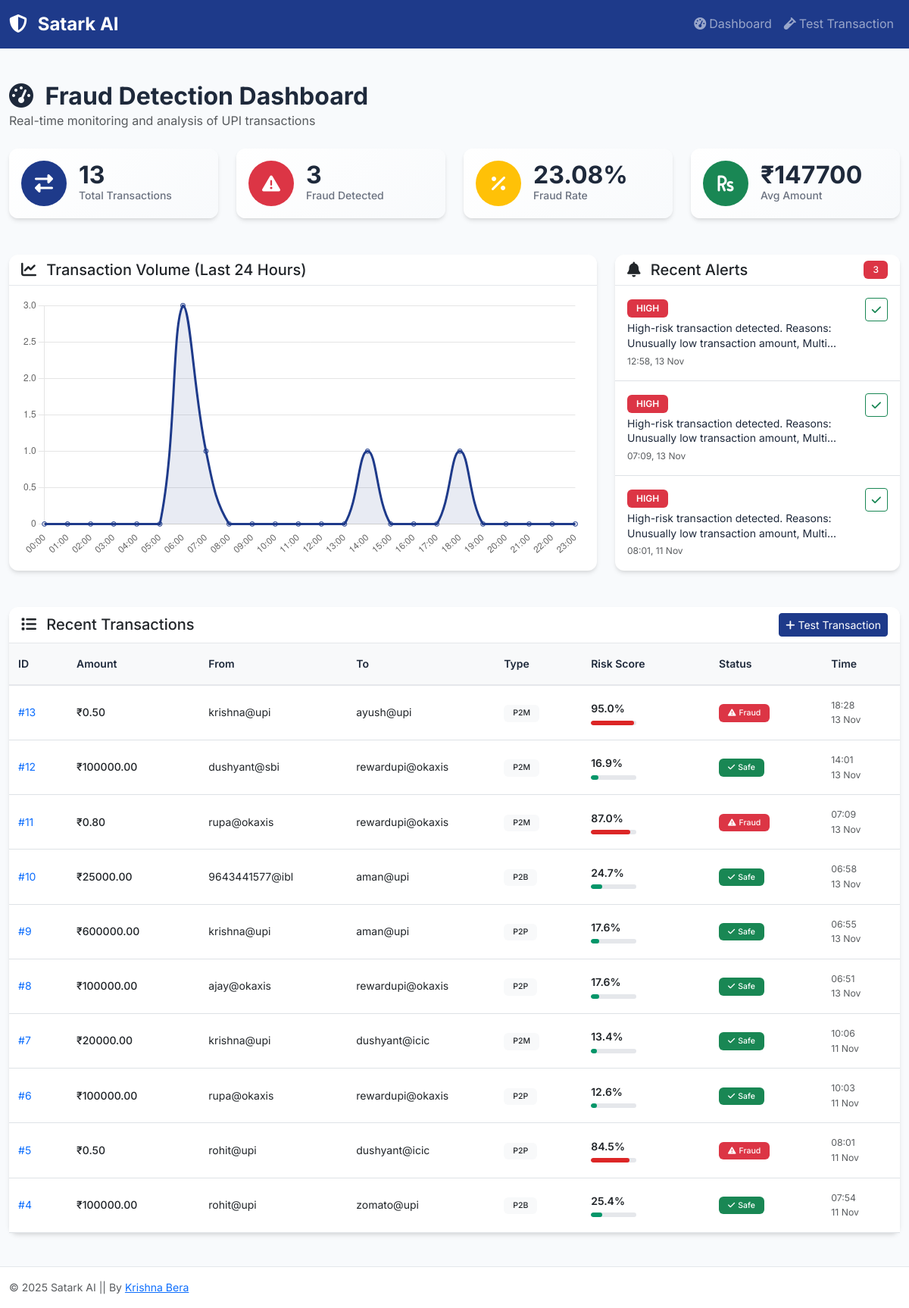
The page / on the database its author committed.
### models.py (models this page shows, shortened)
class FraudAlert(db.Model):
    id = db.Column(db.Integer, primary_key=True)
    transaction_id = db.Column(db.Integer, db.ForeignKey('transaction.id'), nullable=False)
    alert_type = db.Column(db.String(50), nullable=False)
    severity = db.Column(db.String(20), nullable=False)  # HIGH, MEDIUM, LOW
    message = db.Column(db.Text, nullable=False)
    timestamp = db.Column(db.DateTime, default=datetime.utcnow)
    is_resolved = db.Column(db.Boolean, default=False)
    transaction = db.relationship('Transaction', backref=db.backref('alerts', lazy=True))

class Transaction(db.Model):
    id = db.Column(db.Integer, primary_key=True)
    amount = db.Column(db.Float, nullable=False)
    sender_id = db.Column(db.String(50), nullable=False)
    receiver_id = db.Column(db.String(50), nullable=False)
    transaction_type = db.Column(db.String(20), nullable=False)
    IST = timezone(timedelta(hours=5, minutes=30))
    timestamp = db.Column(db.DateTime, default=lambda: datetime.now(IST))
    is_fraud = db.Column(db.Boolean, default=False)
    risk_score = db.Column(db.Float, default=0.0)
    location = db.Column(db.String(100))
    device_id = db.Column(db.String(100))
    merchant_category = db.Column(db.String(50))

### routes.py (the view)
@app.route('/')
def dashboard():
    recent_transactions = Transaction.query.order_by(desc(Transaction.timestamp)).limit(10).all()
    total_transactions = Transaction.query.count()
    fraud_transactions = Transaction.query.filter_by(is_fraud=True).count()
    fraud_rate = (fraud_transactions / max(total_transactions, 1)) * 100
    recent_alerts = FraudAlert.query.filter_by(is_resolved=False).order_by(desc(FraudAlert.timestamp)).limit(5).all()
    high_risk_transactions = Transaction.query.filter(Transaction.risk_score > 0.8).count()
    avg_amount_result = db.session.query(func.avg(Transaction.amount)).first()
    avg_transaction_amount = avg_amount_result[0] if avg_amount_result[0] else 0
    last_24h = datetime.utcnow() - timedelta(hours=24)
    hourly_transactions = db.session.query(
        func.strftime('%H', Transaction.timestamp).label('hour'),
        func.count(Transaction.id).label('count')
    ).filter(Transaction.timestamp >= last_24h).group_by(
        func.strftime('%H', Transaction.timestamp)
    ).all()
    hours = [f"{i:02d}:00" for i in range(24)]
    transaction_counts = [0] * 24
    for hour_data in hourly_transactions:
        hour_index = int(hour_data.hour)
        transaction_counts[hour_index] = hour_data.count
    stats = {
        'total_transactions': total_transactions,
        'fraud_transactions': fraud_transactions,
        'fraud_rate': round(fraud_rate, 2),
        'high_risk_transactions': high_risk_transactions,
        'avg_transaction_amount': round(avg_transaction_amount, 2)
    }
    chart_data = {
        'hours': hours,
        'transaction_counts': transaction_counts
    }
    return render_template('dashboard.html',
                         stats=stats,
                         recent_transactions=recent_transactions,
                         recent_alerts=recent_alerts,
                         chart_data=chart_data)

### templates/dashboard.html (shortened to what this page needs)
{% extends "base.html" %}
{% block content %}
<div class="dashboard-header mb-4">
    <h1 class="h2 mb-0">
        <i class="fas fa-tachometer-alt me-2"></i>
        Fraud Detection Dashboard
    </h1>
    <p class="text-muted">Real-time monitoring and analysis of UPI transactions</p>
</div>
<div class="row mb-4">
    <div class="col-xl-3 col-md-6 mb-4">
        <div class="card stat-card border-0 h-100">
            <div class="card-body">
                <div class="d-flex align-items-center">
                    <div class="stat-icon bg-primary">
                        <i class="fas fa-exchange-alt"></i>
                    </div>
                    <div class="ms-3">
                        <div class="stat-value">{{ stats.total_transactions }}</div>
                        <div class="stat-label">Total Transactions</div>
                    </div>
                </div>
            </div>
        </div>
    </div>
    <div class="col-xl-3 col-md-6 mb-4">
        <div class="card stat-card border-0 h-100">
            <div class="card-body">
                <div class="d-flex align-items-center">
                    <div class="stat-icon bg-danger">
                        <i class="fas fa-exclamation-triangle"></i>
                    </div>
                    <div class="ms-3">
                        <div class="stat-value">{{ stats.fraud_transactions }}</div>
                        <div class="stat-label">Fraud Detected</div>
                    </div>
                </div>
            </div>
        </div>
    </div>
    <div class="col-xl-3 col-md-6 mb-4">
        <div class="card stat-card border-0 h-100">
            <div class="card-body">
                <div class="d-flex align-items-center">
                    <div class="stat-icon bg-warning">
                        <i class="fas fa-percentage"></i>
                    </div>
                    <div class="ms-3">
                        <div class="stat-value">{{ stats.fraud_rate }}%</div>
                        <div class="stat-label">Fraud Rate</div>
                    </div>
                </div>
            </div>
        </div>
    </div>
    <div class="col-xl-3 col-md-6 mb-4">
        <div class="card stat-card border-0 h-100">
            <div class="card-body">
                <div class="d-flex align-items-center">
                    <div class="stat-icon bg-success">
                        <i class="fas fa-rupee-sign"></i>
                    </div>
                    <div class="ms-3">
                        <div class="stat-value">₹{{ "%.0f"|format(stats.avg_transaction_amount) }}</div>
                        <div class="stat-label">Avg Amount</div>
                    </div>
                </div>
            </div>
        </div>
    </div>
</div>
<div class="row mb-4">
    <div class="col-xl-8 col-lg-7 mb-4">
        <div class="card border-0 h-100">
            <div class="card-header bg-transparent">
                <h5 class="card-title mb-0">
                    <i class="fas fa-chart-line me-2"></i>
                    Transaction Volume (Last 24 Hours)
                </h5>
            </div>
            <div class="card-body">
                <canvas id="transactionChart" height="100"></canvas>
            </div>
        </div>
    </div>
    <div class="col-xl-4 col-lg-5 mb-4">
        <div class="card border-0 h-100">
            <div class="card-header bg-transparent d-flex justify-content-between align-items-center">
                <h5 class="card-title mb-0">
                    <i class="fas fa-bell me-2"></i>
                    Recent Alerts
                </h5>
                <span class="badge bg-danger">{{ recent_alerts|length }}</span>
            </div>
            <div class="card-body p-0">
                {% if recent_alerts %}
                    <div class="alert-list">
                        {% for alert in recent_alerts %}
                        <div class="alert-item p-3 border-bottom">
                            <div class="d-flex justify-content-between align-items-start">
                                <div class="flex-grow-1">
                                    <div class="alert-severity mb-1">
                                        <span class="badge bg-{{ 'danger' if alert.severity == 'HIGH' else 'warning' if alert.severity == 'MEDIUM' else 'info' }}">
                                            {{ alert.severity }}
                                        </span>
                                    </div>
                                    <div class="alert-message small">{{ alert.message[:80] }}...</div>
                                    <div class="alert-time text-muted small">
                                        {{ alert.timestamp.strftime('%H:%M, %d %b') }}
                                    </div>
                                </div>
                                <div class="alert-actions">
                                    <form method="POST" action="{{ url_for('resolve_alert', alert_id=alert.id) }}" style="display: inline;">
                                        <button type="submit" class="btn btn-sm btn-outline-success" title="Mark as resolved">
                                            <i class="fas fa-check"></i>
                                        </button>
                                    </form>
                                </div>
                            </div>
                        </div>
                        {% endfor %}
                    </div>
                {% else %}
                    <div class="text-center py-4">
                        <i class="fas fa-shield-alt text-success fa-3x mb-3"></i>
                        <p class="text-muted">No active alerts</p>
                    </div>
                {% endif %}
            </div>
        </div>
    </div>
</div>
<div class="row">
    <div class="col-12">
        <div class="card border-0">
            <div class="card-header bg-transparent d-flex justify-content-between align-items-center">
                <h5 class="card-title mb-0">
                    <i class="fas fa-list me-2"></i>
                    Recent Transactions
                </h5>
                <a href="{{ url_for('test_transaction') }}" class="btn btn-primary btn-sm">
                    <i class="fas fa-plus me-1"></i>Test Transaction
                </a>
            </div>
            <div class="card-body p-0">
                {% if recent_transactions %}
                    <div class="table-responsive">
                        <table class="table table-hover mb-0">
                            <thead class="table-light">
                                <tr>
                                    <th>ID</th>
                                    <th>Amount</th>
                                    <th>From</th>
                                    <th>To</th>
                                    <th>Type</th>
                                    <th>Risk Score</th>
                                    <th>Status</th>
                                    <th>Time</th>
                                </tr>
                            </thead>
                            <tbody>
                                {% for transaction in recent_transactions %}
                                <tr>
                                    <td>
                                        <a href="{{ url_for('transaction_result', transaction_id=transaction.id) }}" class="text-decoration-none">
                                            #{{ transaction.id }}
                                        </a>
                                    </td>
                                    <td class="fw-medium">₹{{ "%.2f"|format(transaction.amount) }}</td>
                                    <td class="text-truncate" style="max-width: 120px;">{{ transaction.sender_id }}</td>
                                    <td class="text-truncate" style="max-width: 120px;">{{ transaction.receiver_id }}</td>
                                    <td>
                                        <span class="badge bg-light text-dark">{{ transaction.transaction_type }}</span>
                                    </td>
                                    <td>
                                        <div class="risk-score">
                                            <span class="risk-value">{{ "%.1f"|format(transaction.risk_score * 100) }}%</span>
                                            <div class="risk-bar">
                                                <div class="risk-fill"
                                                     style="width: {{ transaction.risk_score * 100 }}%;
                                                            background-color: {% if transaction.risk_score > 0.7 %}#DC2626{% elif transaction.risk_score > 0.3 %}#D97706{% else %}#059669{% endif %};">
                                                </div>
                                            </div>
                                        </div>
                                    </td>
                                    <td>
                                        {% if transaction.is_fraud %}
                                            <span class="badge bg-danger">
                                                <i class="fas fa-exclamation-triangle me-1"></i>Fraud
                                            </span>
                                        {% else %}
                                            <span class="badge bg-success">
                                                <i class="fas fa-check me-1"></i>Safe
                                            </span>
                                        {% endif %}
                                    </td>
                                    <td class="text-muted small">
                                        {{ transaction.timestamp.strftime('%H:%M') }}<br>
                                        {{ transaction.timestamp.strftime('%d %b') }}
                                    </td>
                                </tr>
                                {% endfor %}
                            </tbody>
                        </table>
                    </div>
                {% endif %}
            </div>
        </div>
    </div>
</div>
<script>
// Chart data from Flask
const chartData = {{ chart_data|tojson }};
// Initialize transaction volume chart
const ctx = document.getElementById('transactionChart').getContext('2d');
new Chart(ctx, {
    type: 'line',
    data: {
        labels: chartData.hours,
        datasets: [{
            label: 'Transactions',
            data: chartData.transaction_counts,
            borderColor: '#1E3A8A',
            backgroundColor: 'rgba(30, 58, 138, 0.1)',
            tension: 0.4,
            fill: true
        }]
    },
    options: {
        responsive: true,
        maintainAspectRatio: false,
        plugins: {
            legend: {
                display: false
            }
        },
        scales: {
            y: {
                beginAtZero: true,
                grid: {
                    color: 'rgba(0,0,0,0.1)'
                }
            },
            x: {
                grid: {
                    display: false
                }
            }
        }
    }
});
</script>
{% endblock %}

### templates/base.html (shortened to what this page needs)
<!DOCTYPE html>
<html lang="en">
<head>
    <link href="https://cdn.jsdelivr.net/npm/bootstrap@5.3.0/dist/css/bootstrap.min.css" rel="stylesheet">
    <link rel="stylesheet" href="https://cdnjs.cloudflare.com/ajax/libs/font-awesome/6.4.0/css/all.min.css">
    <link rel="stylesheet" href="{{ url_for('static', filename='css/style.css') }}">
</head>
<body>
    <nav class="navbar navbar-expand-lg navbar-dark bg-primary">
        <div class="container-fluid">
            <a class="navbar-brand fw-bold" href="{{ url_for('dashboard') }}">
                <i class="fas fa-shield-alt me-2"></i>
                Satark AI
            </a>
            <div class="collapse navbar-collapse" id="navbarNav">
                <ul class="navbar-nav ms-auto">
                    <li class="nav-item">
                        <a class="nav-link" href="{{ url_for('dashboard') }}">
                            <i class="fas fa-tachometer-alt me-1"></i>Dashboard
                        </a>
                    </li>
                    <li class="nav-item">
                        <a class="nav-link" href="{{ url_for('test_transaction') }}">
                            <i class="fas fa-vial me-1"></i>Test Transaction
                        </a>
                    </li>
                </ul>
            </div>
        </div>
    </nav>
    <main class="main-content">
        <div class="container-fluid py-4">
            {% block content %}{% endblock %}
        </div>
    </main>
    <footer class="footer mt-auto py-3">
        <div class="container-fluid">
            <div class="row">
                <div class="col-md-6">
                    <span class="text-muted">&copy; 2025 Satark AI || By <a href="#">Krishna Bera</a></span>
                </div>
            </div>
        </div>
    </footer>
</body>
</html>

### rows shown on the page
FraudAlert: severity "HIGH", message "High-risk transaction detected. Reasons: Unusually low transaction amount, Multi", timestamp "12:58, 13 Nov"
FraudAlert: severity "HIGH", message "High-risk transaction detected. Reasons: Unusually low transaction amount, Multi", timestamp "07:09, 13 Nov"
FraudAlert: severity "HIGH", message "High-risk transaction detected. Reasons: Unusually low transaction amount, Multi", timestamp "08:01, 11 Nov"
Transaction: amount "0.50", transaction.risk_score*100 "95.0", is_fraud True (drawn)
Transaction: amount "100000.00", transaction.risk_score*100 "16.9", is_fraud False (drawn)
Transaction: amount "0.80", transaction.risk_score*100 "87.0", is_fraud True (drawn)
Transaction: amount "25000.00", transaction.risk_score*100 "24.7", is_fraud False (drawn)
Transaction: amount "600000.00", transaction.risk_score*100 "17.6", is_fraud False (drawn)
Transaction: amount "100000.00", transaction.risk_score*100 "17.6", is_fraud False (drawn)
Transaction: amount "20000.00", transaction.risk_score*100 "13.4", is_fraud False (drawn)
Transaction: amount "100000.00", transaction.risk_score*100 "12.6", is_fraud False (drawn)
Transaction: amount "0.50", transaction.risk_score*100 "84.5", is_fraud True (drawn)
Transaction: amount "100000.00", transaction.risk_score*100 "25.4", is_fraud False (drawn)

### other values the page prints
{{ stats.total_transactions }} "13"
{{ stats.fraud_transactions }} "3"
{{ stats.fraud_rate }} "23.08"
{{ "%.0f"|format(stats.avg_transaction_amount) }} "147700"
{{ recent_alerts|length }} "3"
